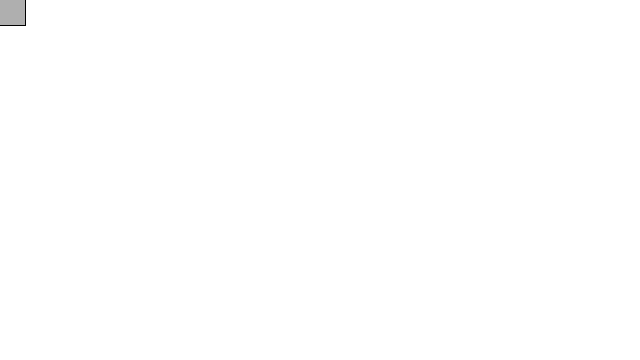
Frame 1 (no input)
Frame 60 (the mouse pressed at the canvas centre just before this capture): identical to frame 1, image omitted
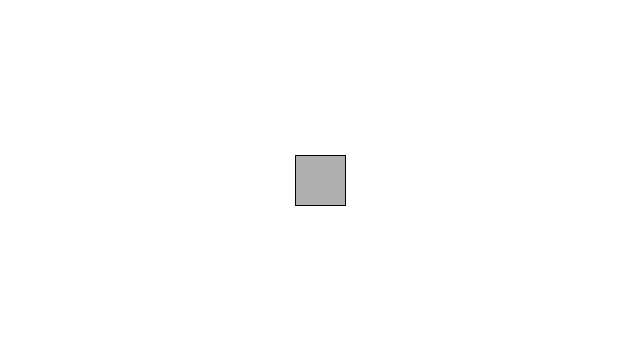
Frame 120 (the mouse held since frame 60 and released just before this capture)

The Processing sketch that drew these frames (run headless with seeded random() and noise(); from frame 60 on, the mouse is pressed at the canvas centre):

// Processing sketch: example_3_2_mouseX_mouseY
// ── example_3_2_mouseX_mouseY.pde
// Learning Processing
// Daniel Shiffman
// http://www.learningprocessing.com

// Example 3-2: mouseX and mouseY

void setup() {
  size(640,360);
}

void draw() {
  // Try moving background() to setup() and see the difference!
  background(255);

  // Body
  stroke(0);
  fill(175);
  rectMode(CENTER);
  
  // mouseX is a keyword that the sketch replaces with the horizontal position of the mouse.
  // mouseY is a keyword that the sketch replaces with the vertical position of the mouse.
  rect(mouseX,mouseY,50,50);   
}
